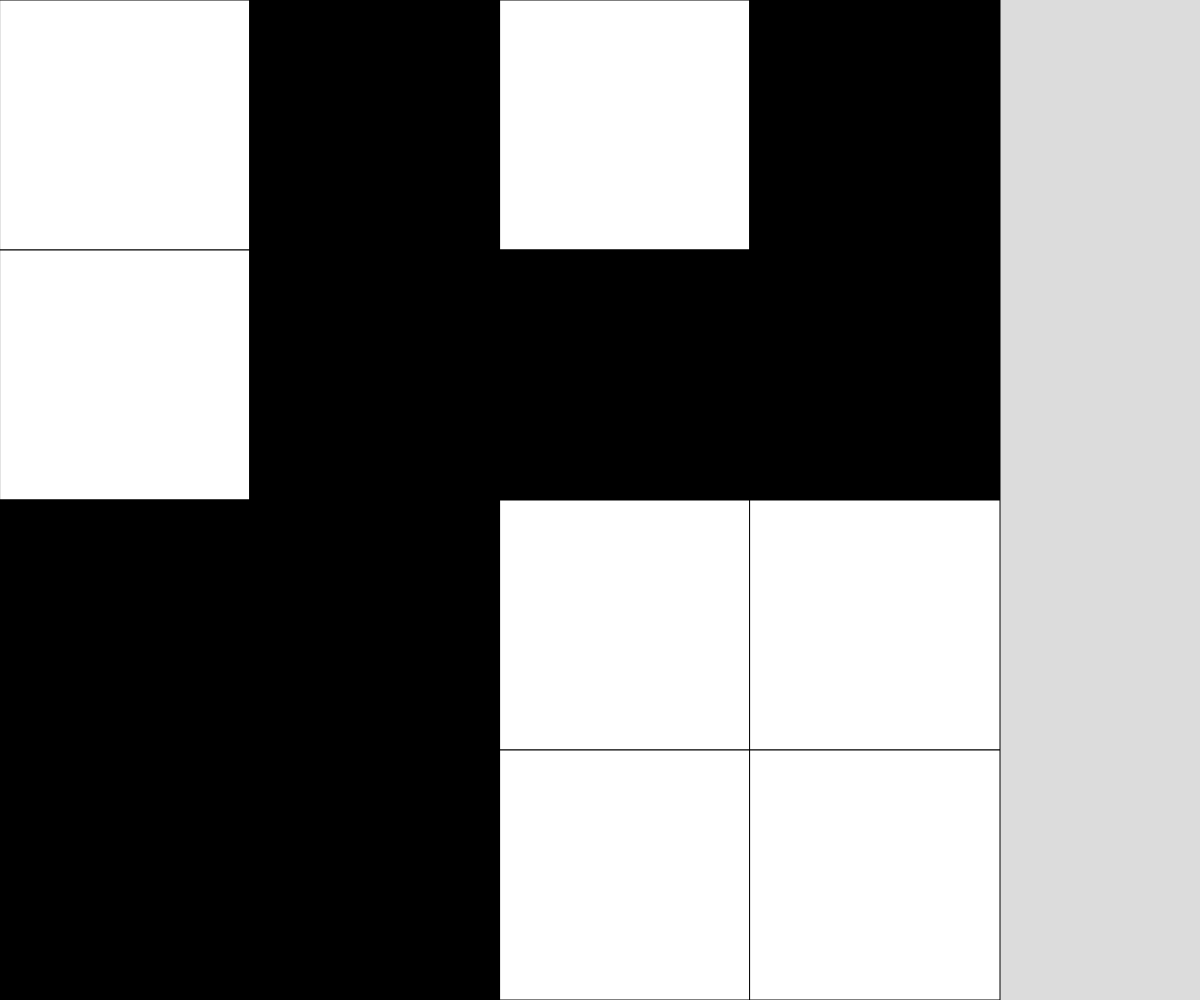
Frame 1 (no input)
Frame 60 (no input): identical to frame 1, image omitted
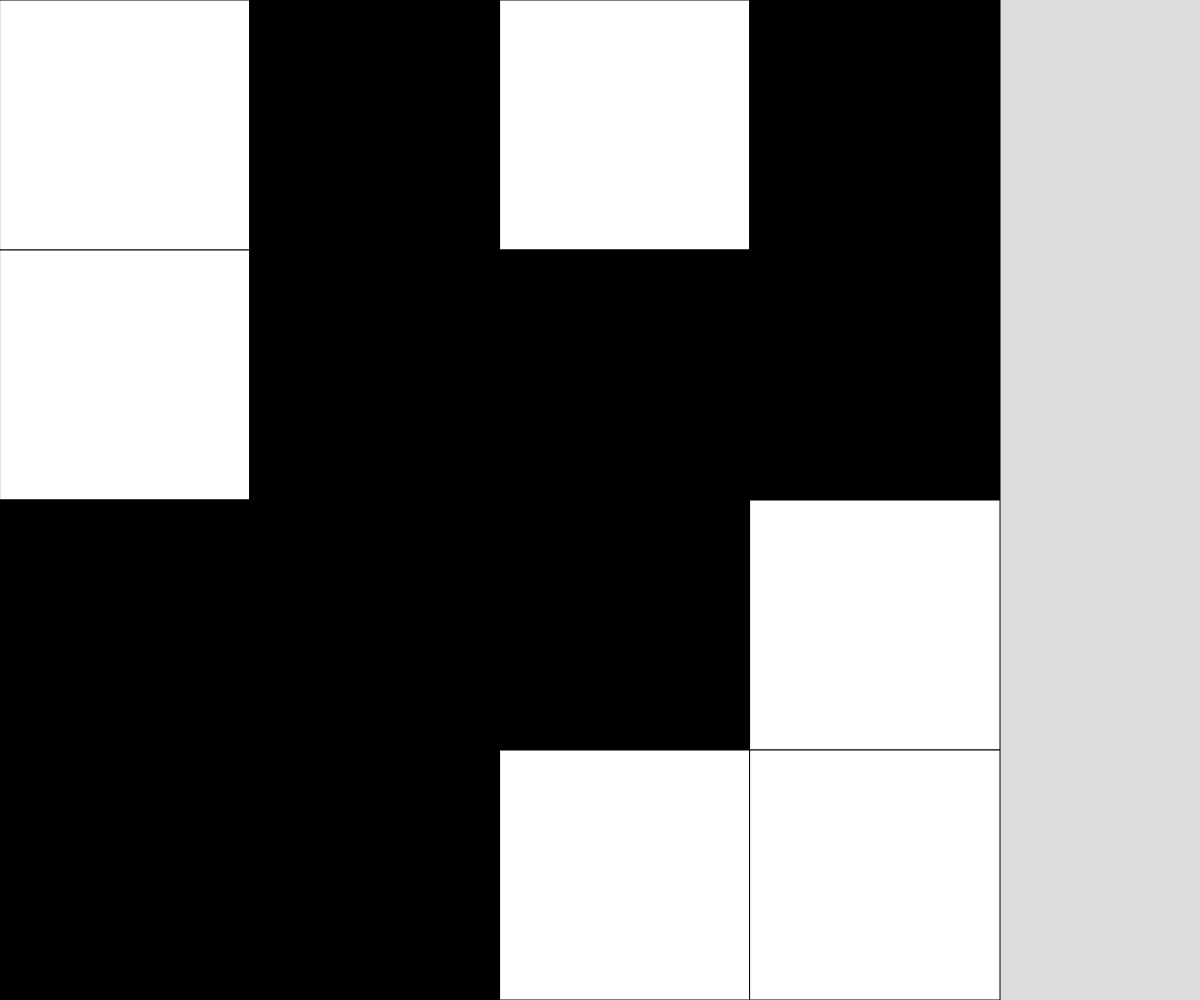
Frame 120 (the mouse pressed at the canvas centre since frame 60)

The p5.js sketch that drew these frames (run headless with seeded random() and noise() and a simulated clock; from frame 60 on, the mouse is pressed at the canvas centre):

// p5.js sketch
// ── sketch.js
// 2D Grid
// Oct 12, 2023

// let grid = [[0, 1, 0, 0],
//             [1, 0, 1, 1],
//             [0, 0, 1, 1],
//             [1, 1, 0, 1]];

let grid;
const ROWS = 4;
const COLS = 4;
let cellSize;

function setup() {
  createCanvas(windowWidth, windowHeight);

  grid = createRandomGrid(ROWS, COLS);
  if (width < height) {
    cellSize = width/ROWS;
  }
  else {
    cellSize = height/ROWS;
  }
}

function draw() {
  background(220);
  displayGrid();
}

function keyTyped() {
  if (key === "r") {
    grid = createRandomGrid(ROWS, COLS);
  }
}

function mousePressed() {
  let x = Math.floor(mouseX/cellSize);
  let y = Math.floor(mouseY/cellSize);

  if (grid[y][x] === 0) {
    grid[y][x] = 1;
  }

  else if (grid[y][x] === 1) {
    grid[y][x] = 0;
  }
  console.log(x, y);
}

function displayGrid() {
  for (let y = 0; y < ROWS; y++) {
    for (let x = 0; x < COLS; x++) {
      if (grid[y][x] === 1) {
        fill("black");
      }
      else if (grid[y][x] === 0) {
        fill("white");
      }
      rect(x * cellSize, y * cellSize, cellSize, cellSize);
    }
  }
}

function createRandomGrid(ROWS, COLS) {
  let newGrid = [];
  for (let y = 0; y < ROWS; y++) {
    newGrid.push([]);
    for (let x = 0; x < COLS; x++) {
      if (random(100) < 50) {
        newGrid[y].push(1);
      }
      else {
        newGrid[y].push(0);
      }
    }
  }
  return newGrid;
}
